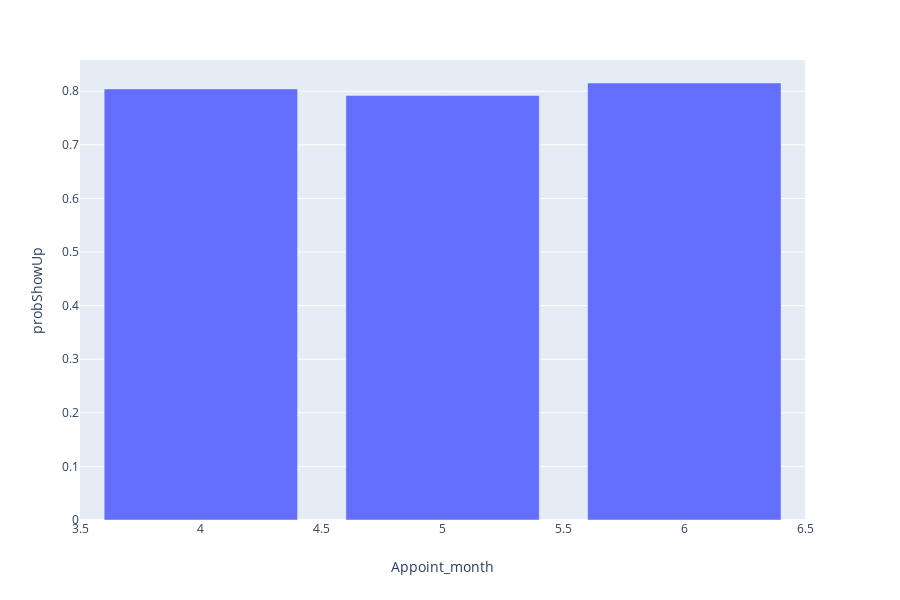

Notebook code for this chart:
### Markdown cell above
Although there are no obvious patterns, here we can see that having the appointment at the first 3 days of the month or at the last 5 days of the month means patients have a slightly higher probability to show up to their appointments.

### Code cell
probStatus_bar('Appoint_month')

### Figure 1 — Plotly figure (JSON) as saved in the notebook; plotly's stock layout.template omitted (floating-point values rounded to 4 significant figures)
{"data": [{"alignmentgroup": "True", "hoverlabel": {"namelength": 0}, "hovertemplate": "Appoint_month=%{x}<br>probShowUp=%{y}", "legendgroup": "", "marker": {"color": "#636efa"}, "name": "", "offsetgroup": "", "orientation": "v", "showlegend": false, "textposition": "auto", "type": "bar", "x": [4, 5, 6], "xaxis": "x", "y": [0.8043, 0.7922, 0.8154], "yaxis": "y"}], "layout": {"barmode": "relative", "height": 600, "legend": {"tracegroupgap": 0}, "margin": {"t": 60}, "xaxis": {"anchor": "y", "domain": [0, 0.98], "title": {"text": "Appoint_month"}}, "yaxis": {"anchor": "x", "domain": [0, 1], "title": {"text": "probShowUp"}}}}
